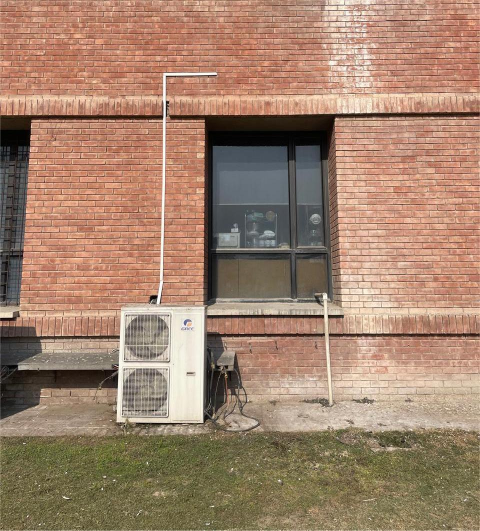
#> input picture images/wall1/1.jpg, 960 x 1061 px, found by its file name (shown at 1/2 size)
$ jupyter execute --allow-errors 'Group_16 (6).ipynb'   (shell and % lines are left out)
#> lines starting #> are read from the running program, lines starting #| are printed output that depends on the picture
### Setup & Feature Matching

Imports

[cell 1]
import cv2
import numpy as np
import os

import open3d as o3d

from PIL import Image
import pillow_heif
from tqdm import tqdm

import matplotlib.pyplot as plt
import matplotlib.image as mpimg

import exifread

import json

from scipy.optimize import least_squares
from scipy.sparse import lil_matrix

from collections import defaultdict

from mpl_toolkits.mplot3d import Axes3D

[cell 2]
#mounting drive to access images

from google.colab import drive
drive.mount('/content/drive')

Reading and Displaying Images

[cell 3]
jpg_images = "/content/drive/MyDrive/cv/wall1_crop"

[cell 4]
#displaying the images

def display_images(num_pics):
#> called with num_pics = 8
    fig, axes = plt.subplots(1, num_pics, figsize=(15, 6))
    axes = axes.flatten()

    for i in range(1, num_pics + 1):
        img_path = os.path.join(jpg_images, f"{i}.jpg")
        if os.path.exists(img_path):
            img = mpimg.imread(img_path)
#> img is the input picture: shape (1061, 960, 3); mean R, G, B 161, 130.1, 108.5
            ax = axes[i-1]
            ax.imshow(img)
            ax.axis('off')
            ax.set_title(f"{i}.jpg")

    plt.tight_layout()
    plt.show()

display_images(8)

Preprocessing

[cell 5]
def preprocess_images(jpg_images, num_pics):
#> called with jpg_images = '/content/drive/MyDrive/cv/wall1_crop', num_pics = 8
    preprocessed = []

    for i in range(1, num_pics + 1):
        img_path = os.path.join(jpg_images, f"{i}.jpg")
        if os.path.exists(img_path):
            img = cv2.imread(img_path)
            gray = cv2.cvtColor(img, cv2.COLOR_BGR2GRAY)
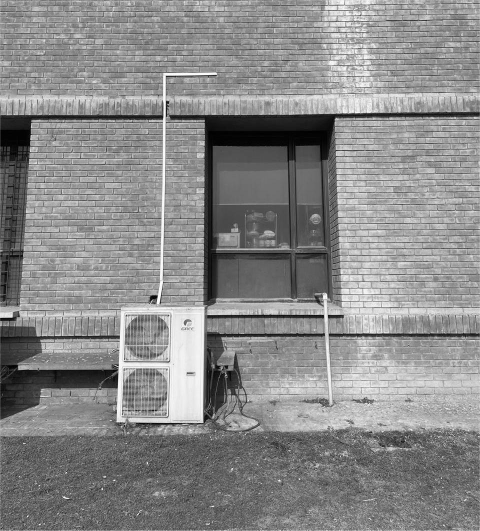
#> gray: shape (1061, 960) (shown at 1/2 size); min 0, max 255, mean 136.9
            preprocessed.append(gray)

    return preprocessed

preprocessed = preprocess_images(jpg_images, 8)

ORB initiation

[cell 6]
# NEW: Initialize the SIFT detector
sift = cv2.SIFT_create()

Running ORB model on first 5 images

[cell 7]
def extract_features(preprocessed):
    keypoints = []
    descriptors = []

    sift = cv2.SIFT_create()

    for gray in preprocessed:
        kp, des = sift.detectAndCompute(gray, None)
        keypoints.append(kp)
        descriptors.append(des)

    return keypoints, descriptors

def match_consecutive_images(descriptors):
    bf = cv2.BFMatcher(cv2.NORM_L2, crossCheck=False)
    good_matches_list = []

    for i in range(len(descriptors) - 1):
        des1 = descriptors[i]
        des2 = descriptors[i + 1]

        matches = bf.knnMatch(des1, des2, k=2)

        good_matches = []
        for m, n in matches:
            if m.distance < 0.75 * n.distance:  # Lowe's ratio test
                good_matches.append(m)

        good_matches_list.append(good_matches)
        print(f"Image {i+1} and Image {i+2}: {len(good_matches)} good matches")

    return good_matches_list


keypoints, descriptors = extract_features(preprocessed)
good_matches_list = match_consecutive_images(descriptors)

[cell 8]
#visualization of the feature matching

def visualize_feature_matches(jpg_images, keypoints, good_matches_list, max_pairs=5):
    for i, good_matches in enumerate(good_matches_list[:max_pairs]):
        img1 = cv2.imread(os.path.join(jpg_images, f"{i+1}.jpg"), cv2.IMREAD_COLOR)
        img2 = cv2.imread(os.path.join(jpg_images, f"{i+2}.jpg"), cv2.IMREAD_COLOR)

        kp1 = keypoints[i]
        kp2 = keypoints[i+1]

        img_matches = cv2.drawMatches(
            img1, kp1,
            img2, kp2,
            good_matches, None,
            flags=cv2.DrawMatchesFlags_NOT_DRAW_SINGLE_POINTS
        )

        plt.figure(figsize=(20, 10))
        plt.imshow(cv2.cvtColor(img_matches, cv2.COLOR_BGR2RGB))
        plt.title(f'ORB Feature Matches: Image {i+1} and Image {i+2}')
        plt.axis('off')
        plt.show()

visualize_feature_matches(jpg_images, keypoints, good_matches_list)

### Two-View Reconstruction

Essential Matrix Estimation

[cell 9]
def convert_keypoints_to_arrays(keypoints, good_matches_list):
    all_pts1 = []
    all_pts2 = []

    for i in range(len(good_matches_list)):
        kp1 = keypoints[i]
        kp2 = keypoints[i + 1]
        good_matches = good_matches_list[i]

        pts1 = np.float32([kp1[m.queryIdx].pt for m in good_matches])
        pts2 = np.float32([kp2[m.trainIdx].pt for m in good_matches])

        all_pts1.append(pts1)
        all_pts2.append(pts2)

    return all_pts1, all_pts2

def compute_intrinsic_matrix(jpg_images, sensor_width_mm=6.17, fallback_focal_mm=4.0):
    img_path = os.path.join(jpg_images, "1.jpg")

    with open(img_path, 'rb') as f:
        tags = exifread.process_file(f)

    if "EXIF FocalLength" in tags:
        val = tags["EXIF FocalLength"].values[0]
        f_mm = float(val.num) / float(val.den)
    else:
        f_mm = fallback_focal_mm

    img = Image.open(img_path)
    w, h = img.size

    f_px = f_mm / sensor_width_mm * w
    cx, cy = w / 2, h / 2

    K = np.array([[f_px, 0, cx],
                  [0,    f_px, cy],
                  [0,       0,   1]])

    return K

import cv2

# [18 lines left out: function compute_essential_matrices, not called in this run]

all_pts1, all_pts2 = convert_keypoints_to_arrays(keypoints, good_matches_list)
#> (the rest of this cell did not finish here and is left out)

Recovering Rotations R and Translations t

[cell 10]
# [20 lines left out: function recover_poses, not called in this run]

#> (the rest of this cell did not finish here and is left out)

Cheirality Check and Point Cloud

[cell 11]
# [83 lines left out: function triangulate_cheiralitycheck_ply, not called in this run]

#> (the rest of this cell did not finish here and is left out)

2D scatterplot of 3d points

[cell 12]
#ignoring z axis and just focusing on the xy plane

plt.figure(figsize=(10, 8))
#> (the rest of this cell did not finish here and is left out)

Incremental SFM

[cell 13]
def find_best_initial_pair():
    best_pair_idx = 0
    max_inliers = np.sum(masks[0].ravel() == 1)

    for i in range(len(masks)):
        num_inliers = np.sum(masks[i].ravel() == 1)
        if num_inliers > max_inliers:
            max_inliers = num_inliers
            best_pair_idx = i

    print(f"✓ Using pair {best_pair_idx}-{best_pair_idx+1} with {max_inliers} inliers")
    return best_pair_idx

# [278 lines left out: functions initialize_two_view, initialize_global_state, add_next_camera, triangulate_with_camera, run_full_reconstruction, visualize_and_save, not called in this run]


#> (the rest of this cell did not finish here and is left out)

Refinement using Bundling

[cell 14]
# [303 lines left out: functions filter_outlier_points, run_bundle_adjustment, skew_mat, rodrigues_batch, build_observation_arrays, pack_parameters and 4 more, not called in this run]

#> (a cell that did not finish here is left out)

[cell 16]
# [36 lines left out: function plot_reconstruction, not called in this run]

#> (the rest of this cell did not finish here and is left out)

Exporting data

[cell 17]
# [78 lines left out: functions export_cameras_to_json, create_view_graph, not called in this run]

#> (a cell that did not finish here is left out)

[cell 19]
# [110 lines left out: functions extract_point_colors, export_colored_ply, add_colors_to_reconstruction, not called in this run]

#> (a cell that did not finish here is left out)

Running the whole pipeline for second wall

[cell 21]
jpg_images = "/content/drive/MyDrive/cv/wall2"
display_images(12)
#> call 2 of display_images, with num_pics = 12
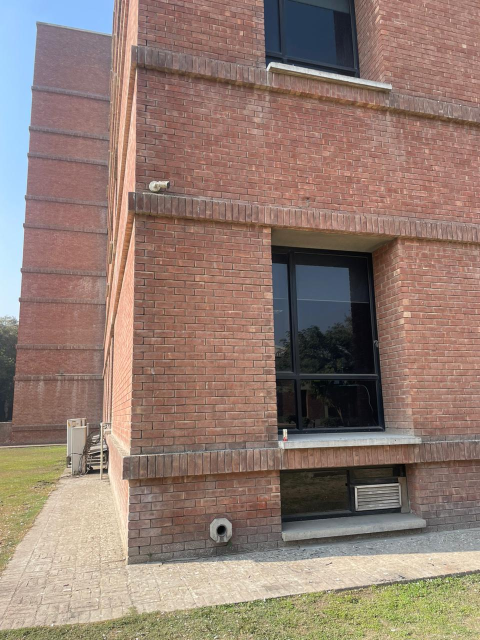
#> input picture images/wall2/1.jpg, 960 x 1280 px, found by its file name (shown at 1/2 size)
#> in display_images, img is the input picture: shape (1280, 960, 3); mean R, G, B 146.4, 124.8, 114.1
#> in display_images (call 2), `plt.show()`:
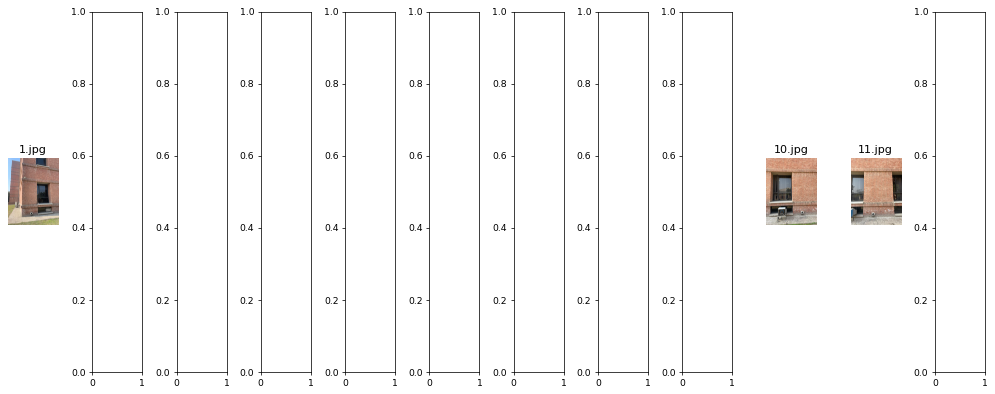
#> figure drawn by matplotlib, 3 panels
preprocessed = preprocess_images(jpg_images, 12)
#> call 2 of preprocess_images, with jpg_images = '/content/drive/MyDrive/cv/wall2', num_pics = 12
#> in preprocess_images (call 2), `gray = cv2.cvtColor(img, cv2.COLOR_BGR2GRAY)`:
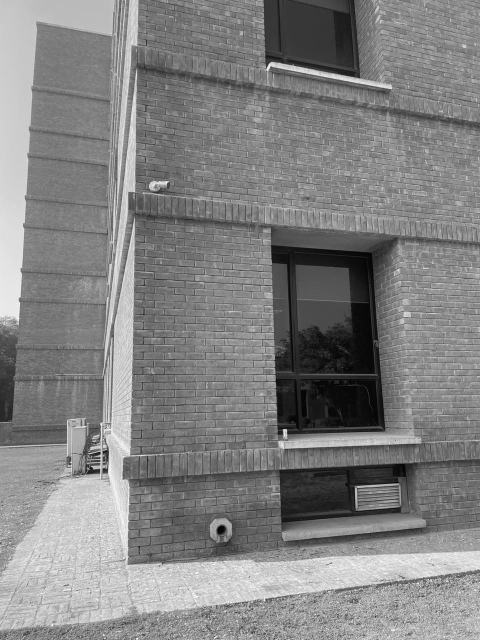
#> gray: shape (1280, 960) (shown at 1/2 size); min 0, max 254, mean 130
sift = cv2.SIFT_create()
keypoints, descriptors = extract_features(preprocessed)
good_matches_list = match_consecutive_images(descriptors)
all_pts1, all_pts2 = convert_keypoints_to_arrays(keypoints, good_matches_list)
#> (the rest of this cell did not finish here and is left out)
